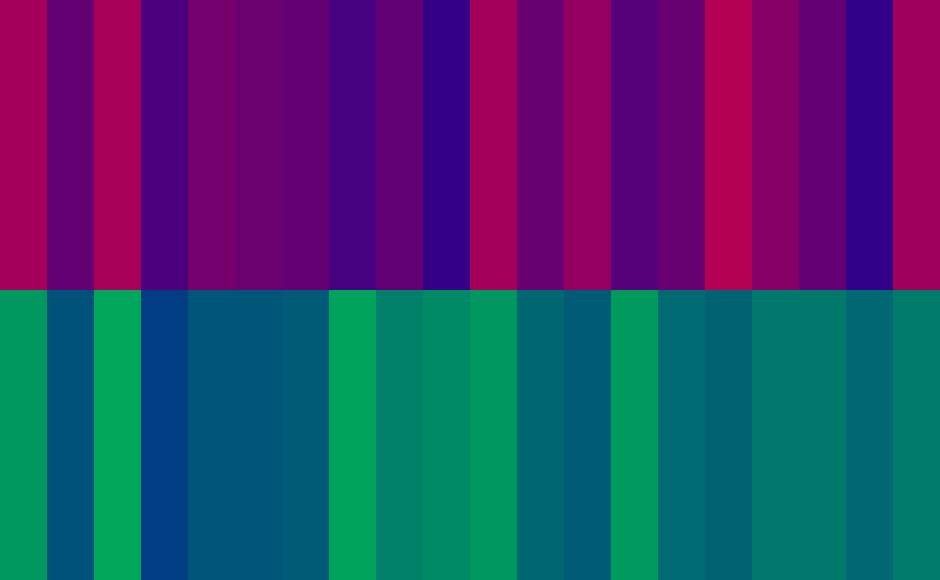
Frame 1 (no input)
Frame 2 (the mouse pressed at the canvas centre, redrawn once): identical to frame 1, image omitted

The p5.js sketch that drew this single still picture (run headless with seeded random() and noise() and a simulated clock; the mouse was pressed at the canvas centre and the sketch redrawn once):

// p5.js sketch
// ── sketch.js
/*
 * @name Noise2D
 * @frame 710,400 (optional)
 * @description Create a 2D noise with different parameters.
 *
 */

let noiseScale = 0.02;
let canvas;

function setup() {
  canvas = createCanvas(940, 580);
  noLoop();
}

function draw() {
  background(255);
  noStroke();
  const stepX = width/20;
  const stepY = height/2;
  for (let y = 0; y < height; y+=stepY) {
    for (let x = 0; x < width; x+=stepX) {
      // noiseDetail of the pixels octave count and falloff value
      noiseDetail(2, 0.8);
      const noiseVal = noise(x * noiseScale, y * noiseScale);
      
      if(y >= height/2){
        fill(0, noiseVal * 255, 155 - noiseVal * 100);
        //rect(x, y, stepX, noiseVal*stepY);
      } else {
        fill(noiseVal * 255, 0, 155 - noiseVal * 100);
        //rect(x, y + height/2 - noiseVal*stepY, stepX, noiseVal*stepY);
      }
      
      rect(x, y, stepX, stepY);
    }
  }
}
